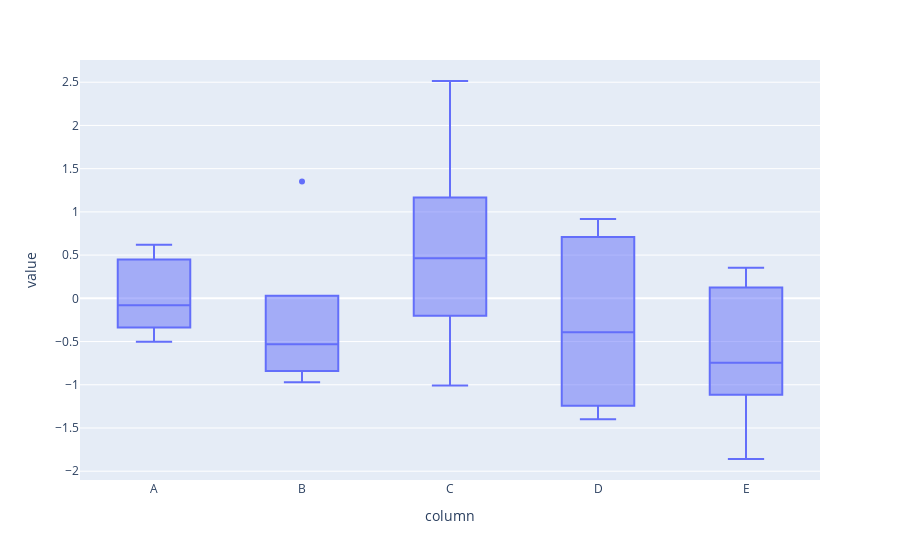

The code cell stored with this chart in its notebook:
### Code cell
fig = px.box(data_frame=df_melt, x="column", y="value")
fig

### Figure 1 — Plotly figure (JSON) as saved in the notebook; plotly's stock layout.template omitted (floating-point values rounded to 4 significant figures)
{"data": [{"alignmentgroup": "True", "hovertemplate": "column=%{x}<br>value=%{y}<extra></extra>", "legendgroup": "", "marker": {"color": "#636efa"}, "name": "", "notched": false, "offsetgroup": "", "orientation": "v", "showlegend": false, "type": "box", "x": ["A", "A", "A", "A", "A", "B", "B", "B", "B", "B", "C", "C", "C", "C", "C", "D", "D", "D", "D", "D", "E", "E", "E", "E", "E"], "x0": " ", "xaxis": "x", "y": [-0.503, 0.3915, -0.2812, -0.08023, 0.6184, 1.351, -0.4105, -0.5327, -0.7978, -0.9715, 0.4624, 0.06627, 2.514, 0.7158, -1.008, 0.9181, -1.192, 0.6405, -0.3911, -1.398, -1.859, -0.8693, 0.04743, 0.3536, -0.746], "y0": " ", "yaxis": "y"}], "layout": {"boxmode": "group", "legend": {"tracegroupgap": 0}, "margin": {"t": 60}, "xaxis": {"anchor": "y", "domain": [0, 1], "title": {"text": "column"}}, "yaxis": {"anchor": "x", "domain": [0, 1], "title": {"text": "value"}}}}
